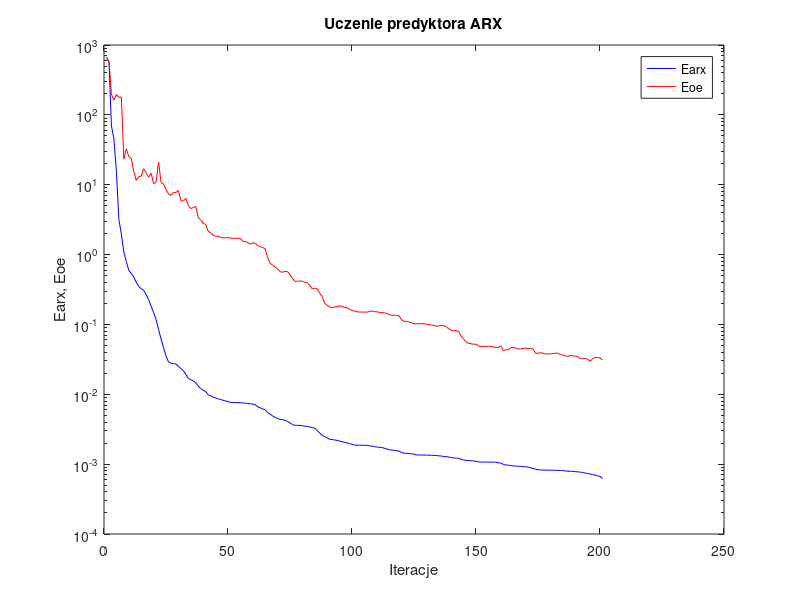
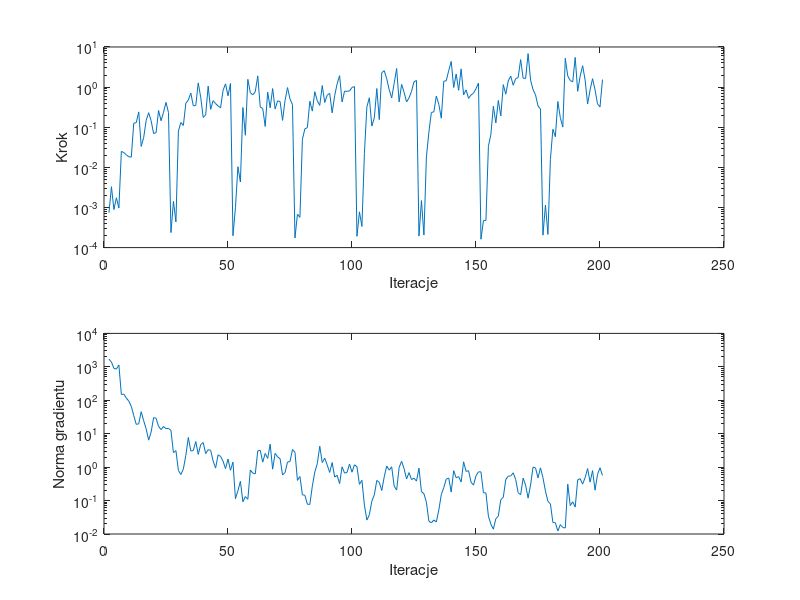

Write the MATLAB code that produced these figures, in order.
%uczenie predyktora arx
clear all;
n=0; farx(n+1)=6.672089e+002; foe(n+1)=6.267529e+002; wspucz(n+1)=0.000000e+000; ng(n+1)=0.000000e+000;
%odnowa zmiennej metryki
n=1; farx(n+1)=5.818476e+002; foe(n+1)=5.865079e+002; krok(n+1)=7.432430e-004; ng(n+1)=1.700734e+003;
n=2; farx(n+1)=6.911182e+001; foe(n+1)=1.968119e+002; krok(n+1)=3.286413e-003; ng(n+1)=1.391058e+003;
n=3; farx(n+1)=4.531849e+001; foe(n+1)=1.621882e+002; krok(n+1)=8.861138e-004; ng(n+1)=8.946964e+002;
n=4; farx(n+1)=1.542295e+001; foe(n+1)=1.959902e+002; krok(n+1)=1.742611e-003; ng(n+1)=8.602390e+002;
n=5; farx(n+1)=3.180613e+000; foe(n+1)=1.786740e+002; krok(n+1)=9.671447e-004; ng(n+1)=1.137801e+003;
n=6; farx(n+1)=1.965297e+000; foe(n+1)=1.803266e+002; krok(n+1)=2.497713e-002; ng(n+1)=1.487394e+002;
n=7; farx(n+1)=1.082457e+000; foe(n+1)=2.330739e+001; krok(n+1)=2.331822e-002; ng(n+1)=1.527822e+002;
n=8; farx(n+1)=7.951406e-001; foe(n+1)=3.265959e+001; krok(n+1)=2.043074e-002; ng(n+1)=1.168147e+002;
n=9; farx(n+1)=5.917143e-001; foe(n+1)=2.519631e+001; krok(n+1)=1.842644e-002; ng(n+1)=9.429262e+001;
n=10; farx(n+1)=5.389595e-001; foe(n+1)=2.388048e+001; krok(n+1)=1.797739e-002; ng(n+1)=6.602177e+001;
n=11; farx(n+1)=4.764819e-001; foe(n+1)=1.548089e+001; krok(n+1)=1.261335e-001; ng(n+1)=3.478180e+001;
n=12; farx(n+1)=4.031627e-001; foe(n+1)=1.150631e+001; krok(n+1)=1.295863e-001; ng(n+1)=1.900925e+001;
n=13; farx(n+1)=3.492988e-001; foe(n+1)=1.303090e+001; krok(n+1)=2.409855e-001; ng(n+1)=1.972433e+001;
n=14; farx(n+1)=3.247853e-001; foe(n+1)=1.323315e+001; krok(n+1)=3.320390e-002; ng(n+1)=4.555432e+001;
n=15; farx(n+1)=3.080921e-001; foe(n+1)=1.696223e+001; krok(n+1)=5.524306e-002; ng(n+1)=2.431332e+001;
n=16; farx(n+1)=2.666721e-001; foe(n+1)=1.489059e+001; krok(n+1)=1.479692e-001; ng(n+1)=1.392559e+001;
n=17; farx(n+1)=2.266530e-001; foe(n+1)=1.276616e+001; krok(n+1)=2.301336e-001; ng(n+1)=6.412492e+000;
n=18; farx(n+1)=1.820593e-001; foe(n+1)=1.453334e+001; krok(n+1)=1.456144e-001; ng(n+1)=1.115642e+001;
n=19; farx(n+1)=1.476988e-001; foe(n+1)=1.031266e+001; krok(n+1)=6.954057e-002; ng(n+1)=3.024069e+001;
n=20; farx(n+1)=1.176070e-001; foe(n+1)=1.092942e+001; krok(n+1)=7.301859e-002; ng(n+1)=2.891756e+001;
n=21; farx(n+1)=8.449383e-002; foe(n+1)=2.112293e+001; krok(n+1)=2.617897e-001; ng(n+1)=1.652936e+001;
n=22; farx(n+1)=6.195939e-002; foe(n+1)=1.075175e+001; krok(n+1)=1.452529e-001; ng(n+1)=1.326021e+001;
n=23; farx(n+1)=4.672632e-002; foe(n+1)=1.029300e+001; krok(n+1)=2.367770e-001; ng(n+1)=1.642641e+001;
n=24; farx(n+1)=3.524249e-002; foe(n+1)=8.493861e+000; krok(n+1)=4.167166e-001; ng(n+1)=1.415405e+001;
n=25; farx(n+1)=2.913957e-002; foe(n+1)=7.425082e+000; krok(n+1)=2.320583e-001; ng(n+1)=1.441988e+001;
%odnowa zmiennej metryki
n=26; farx(n+1)=2.781786e-002; foe(n+1)=7.000543e+000; krok(n+1)=2.370496e-004; ng(n+1)=1.244796e+001;
n=27; farx(n+1)=2.746630e-002; foe(n+1)=7.760004e+000; krok(n+1)=1.420511e-003; ng(n+1)=2.708491e+000;
n=28; farx(n+1)=2.719965e-002; foe(n+1)=7.727601e+000; krok(n+1)=4.356528e-004; ng(n+1)=3.129689e+000;
n=29; farx(n+1)=2.521874e-002; foe(n+1)=8.292663e+000; krok(n+1)=8.005809e-002; ng(n+1)=7.925762e-001;
n=30; farx(n+1)=2.331914e-002; foe(n+1)=5.889061e+000; krok(n+1)=1.314138e-001; ng(n+1)=6.015084e-001;
n=31; farx(n+1)=2.172381e-002; foe(n+1)=5.831815e+000; krok(n+1)=1.112197e-001; ng(n+1)=8.811797e-001;
n=32; farx(n+1)=1.918484e-002; foe(n+1)=6.375227e+000; krok(n+1)=3.963765e-001; ng(n+1)=2.262439e+000;
n=33; farx(n+1)=1.695571e-002; foe(n+1)=5.045717e+000; krok(n+1)=4.787134e-001; ng(n+1)=7.706435e+000;
n=34; farx(n+1)=1.612829e-002; foe(n+1)=4.547161e+000; krok(n+1)=7.101669e-001; ng(n+1)=3.045918e+000;
n=35; farx(n+1)=1.557651e-002; foe(n+1)=4.720532e+000; krok(n+1)=3.427774e-001; ng(n+1)=3.127603e+000;
n=36; farx(n+1)=1.465837e-002; foe(n+1)=4.889923e+000; krok(n+1)=3.485301e-001; ng(n+1)=5.823193e+000;
n=37; farx(n+1)=1.310733e-002; foe(n+1)=3.403544e+000; krok(n+1)=1.274317e+000; ng(n+1)=2.411070e+000;
n=38; farx(n+1)=1.208161e-002; foe(n+1)=3.101853e+000; krok(n+1)=5.535078e-001; ng(n+1)=4.732944e+000;
n=39; farx(n+1)=1.138435e-002; foe(n+1)=2.792894e+000; krok(n+1)=1.752988e-001; ng(n+1)=5.420895e+000;
n=40; farx(n+1)=1.096477e-002; foe(n+1)=2.702167e+000; krok(n+1)=2.031949e-001; ng(n+1)=2.546710e+000;
n=41; farx(n+1)=9.834000e-003; foe(n+1)=2.166684e+000; krok(n+1)=1.056325e+000; ng(n+1)=3.317574e+000;
n=42; farx(n+1)=9.527333e-003; foe(n+1)=2.030421e+000; krok(n+1)=2.785378e-001; ng(n+1)=3.193244e+000;
n=43; farx(n+1)=9.119150e-003; foe(n+1)=1.897697e+000; krok(n+1)=4.602631e-001; ng(n+1)=1.528233e+000;
n=44; farx(n+1)=8.858516e-003; foe(n+1)=1.817214e+000; krok(n+1)=3.873041e-001; ng(n+1)=9.370902e-001;
n=45; farx(n+1)=8.618359e-003; foe(n+1)=1.839006e+000; krok(n+1)=3.404866e-001; ng(n+1)=2.339487e+000;
n=46; farx(n+1)=8.428265e-003; foe(n+1)=1.759977e+000; krok(n+1)=3.023171e-001; ng(n+1)=2.082932e+000;
n=47; farx(n+1)=8.210591e-003; foe(n+1)=1.740480e+000; krok(n+1)=8.295027e-001; ng(n+1)=1.509347e+000;
n=48; farx(n+1)=8.025205e-003; foe(n+1)=1.741477e+000; krok(n+1)=1.203864e+000; ng(n+1)=9.010608e-001;
n=49; farx(n+1)=7.847977e-003; foe(n+1)=1.748319e+000; krok(n+1)=6.077026e-001; ng(n+1)=1.752930e+000;
n=50; farx(n+1)=7.653097e-003; foe(n+1)=1.725281e+000; krok(n+1)=1.233518e+000; ng(n+1)=8.033486e-001;
%odnowa zmiennej metryki
n=51; farx(n+1)=7.630388e-003; foe(n+1)=1.707211e+000; krok(n+1)=1.973390e-004; ng(n+1)=1.413243e+000;
n=52; farx(n+1)=7.629966e-003; foe(n+1)=1.709819e+000; krok(n+1)=9.843744e-004; ng(n+1)=1.131905e-001;
n=53; farx(n+1)=7.615084e-003; foe(n+1)=1.717935e+000; krok(n+1)=1.038090e-002; ng(n+1)=1.974232e-001;
n=54; farx(n+1)=7.597170e-003; foe(n+1)=1.709333e+000; krok(n+1)=4.312903e-003; ng(n+1)=3.765281e-001;
n=55; farx(n+1)=7.506469e-003; foe(n+1)=1.543434e+000; krok(n+1)=3.103642e-001; ng(n+1)=9.220133e-002;
n=56; farx(n+1)=7.476994e-003; foe(n+1)=1.539410e+000; krok(n+1)=6.306675e-002; ng(n+1)=1.315796e-001;
n=57; farx(n+1)=7.380216e-003; foe(n+1)=1.479349e+000; krok(n+1)=1.561580e+000; ng(n+1)=1.092795e-001;
n=58; farx(n+1)=7.330843e-003; foe(n+1)=1.408076e+000; krok(n+1)=7.228765e-001; ng(n+1)=8.164265e-001;
n=59; farx(n+1)=7.224173e-003; foe(n+1)=1.470194e+000; krok(n+1)=6.428475e-001; ng(n+1)=6.645708e-001;
n=60; farx(n+1)=7.098013e-003; foe(n+1)=1.454032e+000; krok(n+1)=7.676757e-001; ng(n+1)=6.294430e-001;
n=61; farx(n+1)=6.603751e-003; foe(n+1)=1.347187e+000; krok(n+1)=1.905690e+000; ng(n+1)=3.060585e+000;
n=62; farx(n+1)=6.412594e-003; foe(n+1)=1.292513e+000; krok(n+1)=3.200292e-001; ng(n+1)=3.189315e+000;
n=63; farx(n+1)=6.165955e-003; foe(n+1)=1.263844e+000; krok(n+1)=2.930544e-001; ng(n+1)=1.406830e+000;
n=64; farx(n+1)=6.010093e-003; foe(n+1)=1.208684e+000; krok(n+1)=1.046893e-001; ng(n+1)=2.575888e+000;
n=65; farx(n+1)=5.480076e-003; foe(n+1)=9.065886e-001; krok(n+1)=7.461831e-001; ng(n+1)=1.822045e+000;
n=66; farx(n+1)=5.196475e-003; foe(n+1)=7.487879e-001; krok(n+1)=3.047856e-001; ng(n+1)=4.866890e+000;
n=67; farx(n+1)=4.898319e-003; foe(n+1)=7.038945e-001; krok(n+1)=9.205262e-001; ng(n+1)=8.719780e-001;
n=68; farx(n+1)=4.662256e-003; foe(n+1)=6.649913e-001; krok(n+1)=2.847814e-001; ng(n+1)=2.596131e+000;
n=69; farx(n+1)=4.518994e-003; foe(n+1)=6.240342e-001; krok(n+1)=4.536903e-001; ng(n+1)=2.029548e+000;
n=70; farx(n+1)=4.364343e-003; foe(n+1)=5.703326e-001; krok(n+1)=4.372571e-001; ng(n+1)=1.786737e+000;
n=71; farx(n+1)=4.322305e-003; foe(n+1)=5.579175e-001; krok(n+1)=1.483526e-001; ng(n+1)=5.805629e-001;
n=72; farx(n+1)=4.268589e-003; foe(n+1)=5.763525e-001; krok(n+1)=4.635137e-001; ng(n+1)=6.906217e-001;
n=73; farx(n+1)=4.073495e-003; foe(n+1)=5.703036e-001; krok(n+1)=9.718491e-001; ng(n+1)=1.415788e+000;
n=74; farx(n+1)=3.899726e-003; foe(n+1)=5.127201e-001; krok(n+1)=5.045340e-001; ng(n+1)=1.468408e+000;
n=75; farx(n+1)=3.680029e-003; foe(n+1)=4.572663e-001; krok(n+1)=3.655097e-001; ng(n+1)=3.347361e+000;
%odnowa zmiennej metryki
n=76; farx(n+1)=3.597725e-003; foe(n+1)=4.143281e-001; krok(n+1)=1.736749e-004; ng(n+1)=2.789133e+000;
n=77; farx(n+1)=3.593802e-003; foe(n+1)=4.147571e-001; krok(n+1)=6.767654e-004; ng(n+1)=4.007086e-001;
n=78; farx(n+1)=3.588736e-003; foe(n+1)=4.177266e-001; krok(n+1)=5.673940e-004; ng(n+1)=5.254533e-001;
n=79; farx(n+1)=3.553756e-003; foe(n+1)=4.157168e-001; krok(n+1)=5.018717e-002; ng(n+1)=1.491614e-001;
n=80; farx(n+1)=3.487506e-003; foe(n+1)=3.992822e-001; krok(n+1)=9.137743e-002; ng(n+1)=1.435925e-001;
n=81; farx(n+1)=3.471403e-003; foe(n+1)=3.952295e-001; krok(n+1)=9.759878e-002; ng(n+1)=7.782916e-002;
n=82; farx(n+1)=3.403022e-003; foe(n+1)=3.586921e-001; krok(n+1)=4.446475e-001; ng(n+1)=7.676779e-002;
n=83; farx(n+1)=3.344576e-003; foe(n+1)=3.217733e-001; krok(n+1)=2.522670e-001; ng(n+1)=2.686515e-001;
n=84; farx(n+1)=3.261500e-003; foe(n+1)=3.298949e-001; krok(n+1)=7.679697e-001; ng(n+1)=7.105505e-001;
n=85; farx(n+1)=3.022435e-003; foe(n+1)=3.223275e-001; krok(n+1)=4.572801e-001; ng(n+1)=1.264983e+000;
n=86; farx(n+1)=2.785173e-003; foe(n+1)=2.784839e-001; krok(n+1)=3.505976e-001; ng(n+1)=4.218822e+000;
n=87; farx(n+1)=2.576839e-003; foe(n+1)=2.502708e-001; krok(n+1)=1.090791e+000; ng(n+1)=1.371750e+000;
n=88; farx(n+1)=2.473851e-003; foe(n+1)=2.001254e-001; krok(n+1)=4.128102e-001; ng(n+1)=1.855208e+000;
n=89; farx(n+1)=2.384798e-003; foe(n+1)=1.878299e-001; krok(n+1)=6.305900e-001; ng(n+1)=1.166768e+000;
n=90; farx(n+1)=2.267284e-003; foe(n+1)=1.772180e-001; krok(n+1)=6.986165e-001; ng(n+1)=6.926852e-001;
n=91; farx(n+1)=2.248041e-003; foe(n+1)=1.736328e-001; krok(n+1)=2.286351e-001; ng(n+1)=1.371724e+000;
n=92; farx(n+1)=2.221461e-003; foe(n+1)=1.775544e-001; krok(n+1)=6.081435e-001; ng(n+1)=5.049126e-001;
n=93; farx(n+1)=2.185596e-003; foe(n+1)=1.813402e-001; krok(n+1)=1.205394e+000; ng(n+1)=5.722702e-001;
n=94; farx(n+1)=2.140046e-003; foe(n+1)=1.838703e-001; krok(n+1)=1.927884e+000; ng(n+1)=3.209050e-001;
n=95; farx(n+1)=2.096781e-003; foe(n+1)=1.822629e-001; krok(n+1)=4.268310e-001; ng(n+1)=1.022815e+000;
n=96; farx(n+1)=2.055739e-003; foe(n+1)=1.758129e-001; krok(n+1)=7.927530e-001; ng(n+1)=6.625611e-001;
n=97; farx(n+1)=2.014896e-003; foe(n+1)=1.734277e-001; krok(n+1)=7.832156e-001; ng(n+1)=6.946712e-001;
n=98; farx(n+1)=1.969480e-003; foe(n+1)=1.654450e-001; krok(n+1)=8.031926e-001; ng(n+1)=1.239871e+000;
n=99; farx(n+1)=1.924059e-003; foe(n+1)=1.580974e-001; krok(n+1)=9.830700e-001; ng(n+1)=7.069792e-001;
n=100; farx(n+1)=1.875701e-003; foe(n+1)=1.552170e-001; krok(n+1)=1.030870e+000; ng(n+1)=1.177501e+000;
%odnowa zmiennej metryki
n=101; farx(n+1)=1.869246e-003; foe(n+1)=1.512415e-001; krok(n+1)=1.915864e-004; ng(n+1)=1.028229e+000;
n=102; farx(n+1)=1.867244e-003; foe(n+1)=1.506002e-001; krok(n+1)=7.770983e-004; ng(n+1)=3.052861e-001;
n=103; farx(n+1)=1.865780e-003; foe(n+1)=1.504402e-001; krok(n+1)=3.375449e-004; ng(n+1)=4.040551e-001;
n=104; farx(n+1)=1.862192e-003; foe(n+1)=1.501790e-001; krok(n+1)=2.219272e-002; ng(n+1)=7.316164e-002;
n=105; farx(n+1)=1.855331e-003; foe(n+1)=1.498489e-001; krok(n+1)=3.240219e-001; ng(n+1)=2.607965e-002;
n=106; farx(n+1)=1.833575e-003; foe(n+1)=1.526582e-001; krok(n+1)=5.431439e-001; ng(n+1)=3.764399e-002;
n=107; farx(n+1)=1.808992e-003; foe(n+1)=1.556288e-001; krok(n+1)=1.067078e-001; ng(n+1)=9.616612e-002;
n=108; farx(n+1)=1.782689e-003; foe(n+1)=1.526392e-001; krok(n+1)=1.713887e-001; ng(n+1)=1.477467e-001;
n=109; farx(n+1)=1.757159e-003; foe(n+1)=1.520588e-001; krok(n+1)=9.205345e-001; ng(n+1)=3.991857e-001;
n=110; farx(n+1)=1.742877e-003; foe(n+1)=1.489516e-001; krok(n+1)=1.549330e-001; ng(n+1)=3.500385e-001;
n=111; farx(n+1)=1.728686e-003; foe(n+1)=1.477874e-001; krok(n+1)=2.290327e+000; ng(n+1)=1.998392e-001;
n=112; farx(n+1)=1.692043e-003; foe(n+1)=1.468476e-001; krok(n+1)=2.560234e+000; ng(n+1)=5.164644e-001;
n=113; farx(n+1)=1.647664e-003; foe(n+1)=1.433431e-001; krok(n+1)=1.611198e+000; ng(n+1)=1.082836e+000;
n=114; farx(n+1)=1.607871e-003; foe(n+1)=1.385926e-001; krok(n+1)=8.612093e-001; ng(n+1)=8.139107e-001;
n=115; farx(n+1)=1.591845e-003; foe(n+1)=1.345435e-001; krok(n+1)=5.352197e-001; ng(n+1)=1.025178e+000;
n=116; farx(n+1)=1.579208e-003; foe(n+1)=1.359903e-001; krok(n+1)=1.236644e+000; ng(n+1)=2.704202e-001;
n=117; farx(n+1)=1.556098e-003; foe(n+1)=1.345870e-001; krok(n+1)=2.909207e+000; ng(n+1)=2.066408e-001;
n=118; farx(n+1)=1.538735e-003; foe(n+1)=1.328156e-001; krok(n+1)=4.268310e-001; ng(n+1)=9.768142e-001;
n=119; farx(n+1)=1.466673e-003; foe(n+1)=1.161662e-001; krok(n+1)=1.168297e+000; ng(n+1)=1.498691e+000;
n=120; farx(n+1)=1.437179e-003; foe(n+1)=1.106794e-001; krok(n+1)=7.413928e-001; ng(n+1)=9.018643e-001;
n=121; farx(n+1)=1.426089e-003; foe(n+1)=1.108622e-001; krok(n+1)=4.268310e-001; ng(n+1)=4.415936e-001;
n=122; farx(n+1)=1.416369e-003; foe(n+1)=1.086897e-001; krok(n+1)=5.389436e-001; ng(n+1)=6.859557e-001;
n=123; farx(n+1)=1.407425e-003; foe(n+1)=1.060203e-001; krok(n+1)=7.825000e-001; ng(n+1)=4.244245e-001;
n=124; farx(n+1)=1.388112e-003; foe(n+1)=1.015789e-001; krok(n+1)=1.361947e+000; ng(n+1)=4.667559e-001;
n=125; farx(n+1)=1.356621e-003; foe(n+1)=1.026873e-001; krok(n+1)=1.458994e+000; ng(n+1)=3.820780e-001;
%odnowa zmiennej metryki
n=126; farx(n+1)=1.351967e-003; foe(n+1)=1.020192e-001; krok(n+1)=1.935432e-004; ng(n+1)=9.331793e-001;
n=127; farx(n+1)=1.350360e-003; foe(n+1)=1.027100e-001; krok(n+1)=1.486486e-003; ng(n+1)=1.856108e-001;
n=128; farx(n+1)=1.350176e-003; foe(n+1)=1.027760e-001; krok(n+1)=2.054008e-004; ng(n+1)=1.606175e-001;
n=129; farx(n+1)=1.345860e-003; foe(n+1)=1.002335e-001; krok(n+1)=1.825465e-002; ng(n+1)=8.952394e-002;
n=130; farx(n+1)=1.344639e-003; foe(n+1)=9.980304e-002; krok(n+1)=7.527621e-002; ng(n+1)=2.416804e-002;
n=131; farx(n+1)=1.340633e-003; foe(n+1)=9.783513e-002; krok(n+1)=2.340680e-001; ng(n+1)=2.158396e-002;
n=132; farx(n+1)=1.334467e-003; foe(n+1)=9.704324e-002; krok(n+1)=2.409855e-001; ng(n+1)=2.632856e-002;
n=133; farx(n+1)=1.328944e-003; foe(n+1)=9.391219e-002; krok(n+1)=5.982775e-001; ng(n+1)=2.283281e-002;
n=134; farx(n+1)=1.317076e-003; foe(n+1)=9.477395e-002; krok(n+1)=3.745525e-001; ng(n+1)=5.199089e-002;
n=135; farx(n+1)=1.307799e-003; foe(n+1)=9.695703e-002; krok(n+1)=1.677326e-001; ng(n+1)=1.504571e-001;
n=136; farx(n+1)=1.287031e-003; foe(n+1)=9.620757e-002; krok(n+1)=1.397233e+000; ng(n+1)=2.430571e-001;
n=137; farx(n+1)=1.279468e-003; foe(n+1)=9.267971e-002; krok(n+1)=1.435731e+000; ng(n+1)=4.362439e-001;
n=138; farx(n+1)=1.266607e-003; foe(n+1)=8.685246e-002; krok(n+1)=2.591187e+000; ng(n+1)=4.722185e-001;
n=139; farx(n+1)=1.241453e-003; foe(n+1)=8.176281e-002; krok(n+1)=4.366958e+000; ng(n+1)=1.795748e-001;
n=140; farx(n+1)=1.230037e-003; foe(n+1)=8.152162e-002; krok(n+1)=9.769152e-001; ng(n+1)=7.840009e-001;
n=141; farx(n+1)=1.220808e-003; foe(n+1)=8.190836e-002; krok(n+1)=2.125050e+000; ng(n+1)=4.814856e-001;
n=142; farx(n+1)=1.213205e-003; foe(n+1)=7.937413e-002; krok(n+1)=8.334333e-001; ng(n+1)=5.215217e-001;
n=143; farx(n+1)=1.174415e-003; foe(n+1)=6.846708e-002; krok(n+1)=2.845490e+000; ng(n+1)=3.583657e-001;
n=144; farx(n+1)=1.151363e-003; foe(n+1)=6.146806e-002; krok(n+1)=6.404647e-001; ng(n+1)=1.443449e+000;
n=145; farx(n+1)=1.131964e-003; foe(n+1)=5.642432e-002; krok(n+1)=8.551844e-001; ng(n+1)=7.444869e-001;
n=146; farx(n+1)=1.123759e-003; foe(n+1)=5.353972e-002; krok(n+1)=5.234810e-001; ng(n+1)=7.840160e-001;
n=147; farx(n+1)=1.118434e-003; foe(n+1)=5.284768e-002; krok(n+1)=6.349517e-001; ng(n+1)=3.543441e-001;
n=148; farx(n+1)=1.112555e-003; foe(n+1)=5.204909e-002; krok(n+1)=7.113726e-001; ng(n+1)=2.895817e-001;
n=149; farx(n+1)=1.100441e-003; foe(n+1)=5.237762e-002; krok(n+1)=9.110982e-001; ng(n+1)=5.559842e-001;
n=150; farx(n+1)=1.074613e-003; foe(n+1)=4.918043e-002; krok(n+1)=1.262911e+000; ng(n+1)=7.238239e-001;
%odnowa zmiennej metryki
n=151; farx(n+1)=1.072218e-003; foe(n+1)=4.822421e-002; krok(n+1)=1.616409e-004; ng(n+1)=7.206482e-001;
n=152; farx(n+1)=1.071858e-003; foe(n+1)=4.842680e-002; krok(n+1)=4.698128e-004; ng(n+1)=1.713424e-001;
n=153; farx(n+1)=1.071397e-003; foe(n+1)=4.846013e-002; krok(n+1)=4.740993e-004; ng(n+1)=1.694244e-001;
n=154; farx(n+1)=1.070131e-003; foe(n+1)=4.865363e-002; krok(n+1)=3.350022e-002; ng(n+1)=3.426642e-002;
n=155; farx(n+1)=1.069282e-003; foe(n+1)=4.875459e-002; krok(n+1)=6.640781e-002; ng(n+1)=1.959994e-002;
n=156; farx(n+1)=1.067301e-003; foe(n+1)=4.765883e-002; krok(n+1)=3.326660e-001; ng(n+1)=1.391551e-002;
n=157; farx(n+1)=1.064246e-003; foe(n+1)=4.683490e-002; krok(n+1)=1.278558e-001; ng(n+1)=2.871431e-002;
n=158; farx(n+1)=1.044469e-003; foe(n+1)=4.646132e-002; krok(n+1)=4.641165e-001; ng(n+1)=3.429408e-002;
n=159; farx(n+1)=1.036166e-003; foe(n+1)=4.944608e-002; krok(n+1)=1.907753e-001; ng(n+1)=1.066298e-001;
n=160; farx(n+1)=9.919076e-004; foe(n+1)=4.216075e-002; krok(n+1)=1.151610e+000; ng(n+1)=1.250050e-001;
n=161; farx(n+1)=9.745713e-004; foe(n+1)=4.326243e-002; krok(n+1)=6.656880e-001; ng(n+1)=4.265645e-001;
n=162; farx(n+1)=9.657026e-004; foe(n+1)=4.354928e-002; krok(n+1)=1.420334e+000; ng(n+1)=5.370671e-001;
n=163; farx(n+1)=9.550556e-004; foe(n+1)=4.629312e-002; krok(n+1)=1.890784e+000; ng(n+1)=5.450483e-001;
n=164; farx(n+1)=9.463405e-004; foe(n+1)=4.710756e-002; krok(n+1)=1.114269e+000; ng(n+1)=6.762376e-001;
n=165; farx(n+1)=9.378787e-004; foe(n+1)=4.602000e-002; krok(n+1)=1.618997e+000; ng(n+1)=4.264793e-001;
n=166; farx(n+1)=9.350230e-004; foe(n+1)=4.448554e-002; krok(n+1)=1.740861e+000; ng(n+1)=1.721794e-001;
n=167; farx(n+1)=9.286447e-004; foe(n+1)=4.465051e-002; krok(n+1)=4.842958e+000; ng(n+1)=1.495095e-001;
n=168; farx(n+1)=9.220950e-004; foe(n+1)=4.519323e-002; krok(n+1)=1.665602e+000; ng(n+1)=4.686378e-001;
n=169; farx(n+1)=9.178164e-004; foe(n+1)=4.600729e-002; krok(n+1)=1.644879e+000; ng(n+1)=2.905441e-001;
n=170; farx(n+1)=9.074354e-004; foe(n+1)=4.481886e-002; krok(n+1)=6.841550e+000; ng(n+1)=1.181805e-001;
n=171; farx(n+1)=8.879621e-004; foe(n+1)=4.542960e-002; krok(n+1)=1.498210e+000; ng(n+1)=2.920716e-001;
n=172; farx(n+1)=8.643405e-004; foe(n+1)=4.443680e-002; krok(n+1)=8.644849e-001; ng(n+1)=1.005987e+000;
n=173; farx(n+1)=8.481941e-004; foe(n+1)=3.873587e-002; krok(n+1)=6.428250e-001; ng(n+1)=9.481859e-001;
n=174; farx(n+1)=8.333194e-004; foe(n+1)=3.861607e-002; krok(n+1)=3.388186e-001; ng(n+1)=4.769206e-001;
n=175; farx(n+1)=8.245223e-004; foe(n+1)=3.939476e-002; krok(n+1)=2.846355e-001; ng(n+1)=9.511841e-001;
%odnowa zmiennej metryki
n=176; farx(n+1)=8.230708e-004; foe(n+1)=3.874926e-002; krok(n+1)=2.044712e-004; ng(n+1)=4.846926e-001;
n=177; farx(n+1)=8.216217e-004; foe(n+1)=3.782736e-002; krok(n+1)=1.144744e-003; ng(n+1)=1.917547e-001;
n=178; farx(n+1)=8.215529e-004; foe(n+1)=3.781086e-002; krok(n+1)=2.135045e-004; ng(n+1)=9.488255e-002;
n=179; farx(n+1)=8.187453e-004; foe(n+1)=3.770838e-002; krok(n+1)=1.586441e-002; ng(n+1)=7.991584e-002;
n=180; farx(n+1)=8.172516e-004; foe(n+1)=3.833540e-002; krok(n+1)=8.877087e-002; ng(n+1)=2.223216e-002;
n=181; farx(n+1)=8.164836e-004; foe(n+1)=3.874260e-002; krok(n+1)=5.801457e-002; ng(n+1)=2.166470e-002;
n=182; farx(n+1)=8.143344e-004; foe(n+1)=3.877101e-002; krok(n+1)=4.372988e-001; ng(n+1)=1.227409e-002;
n=183; farx(n+1)=8.119217e-004; foe(n+1)=3.720040e-002; krok(n+1)=1.728699e-001; ng(n+1)=1.909424e-002;
n=184; farx(n+1)=8.113438e-004; foe(n+1)=3.636366e-002; krok(n+1)=1.008497e-001; ng(n+1)=1.565774e-002;
n=185; farx(n+1)=7.988947e-004; foe(n+1)=3.557205e-002; krok(n+1)=5.230268e+000; ng(n+1)=1.512107e-002;
n=186; farx(n+1)=7.931332e-004; foe(n+1)=3.471669e-002; krok(n+1)=1.885812e+000; ng(n+1)=3.093826e-001;
n=187; farx(n+1)=7.910560e-004; foe(n+1)=3.606775e-002; krok(n+1)=1.462039e+000; ng(n+1)=7.082631e-002;
n=188; farx(n+1)=7.883376e-004; foe(n+1)=3.545538e-002; krok(n+1)=1.348916e+000; ng(n+1)=9.163861e-002;
n=189; farx(n+1)=7.811239e-004; foe(n+1)=3.523030e-002; krok(n+1)=5.484439e+000; ng(n+1)=6.391801e-002;
n=190; farx(n+1)=7.763107e-004; foe(n+1)=3.481246e-002; krok(n+1)=7.848019e-001; ng(n+1)=4.148154e-001;
n=191; farx(n+1)=7.695797e-004; foe(n+1)=3.252616e-002; krok(n+1)=1.890784e+000; ng(n+1)=4.516739e-001;
n=192; farx(n+1)=7.596222e-004; foe(n+1)=3.226025e-002; krok(n+1)=3.414648e+000; ng(n+1)=3.111644e-001;
n=193; farx(n+1)=7.454154e-004; foe(n+1)=3.263013e-002; krok(n+1)=1.498210e+000; ng(n+1)=4.878278e-001;
n=194; farx(n+1)=7.352757e-004; foe(n+1)=3.178063e-002; krok(n+1)=3.785765e-001; ng(n+1)=9.068256e-001;
n=195; farx(n+1)=7.235160e-004; foe(n+1)=2.982532e-002; krok(n+1)=8.551844e-001; ng(n+1)=3.561291e-001;
n=196; farx(n+1)=7.089705e-004; foe(n+1)=3.217691e-002; krok(n+1)=1.618997e+000; ng(n+1)=7.876676e-001;
n=197; farx(n+1)=6.975153e-004; foe(n+1)=3.360501e-002; krok(n+1)=8.551938e-001; ng(n+1)=2.049038e-001;
n=198; farx(n+1)=6.806972e-004; foe(n+1)=3.364861e-002; krok(n+1)=3.819012e-001; ng(n+1)=6.061590e-001;
n=199; farx(n+1)=6.698360e-004; foe(n+1)=3.303412e-002; krok(n+1)=3.200292e-001; ng(n+1)=9.558110e-001;
n=200; farx(n+1)=6.203554e-004; foe(n+1)=3.101987e-002; krok(n+1)=1.540907e+000; ng(n+1)=5.647830e-001;

figure; semilogy(farx,'b'); hold on; semilogy(foe,'r'); xlabel('Iteracje'); ylabel('Earx, Eoe'); legend('Earx','Eoe'); title('Uczenie predyktora ARX');
figure; subplot(2,1,1); semilogy(krok); xlabel('Iteracje'); ylabel('Krok');
subplot(2,1,2); semilogy(ng); xlabel('Iteracje'); ylabel('Norma gradientu');
Earx=farx(n+1)
Eoe=foe(n+1)
